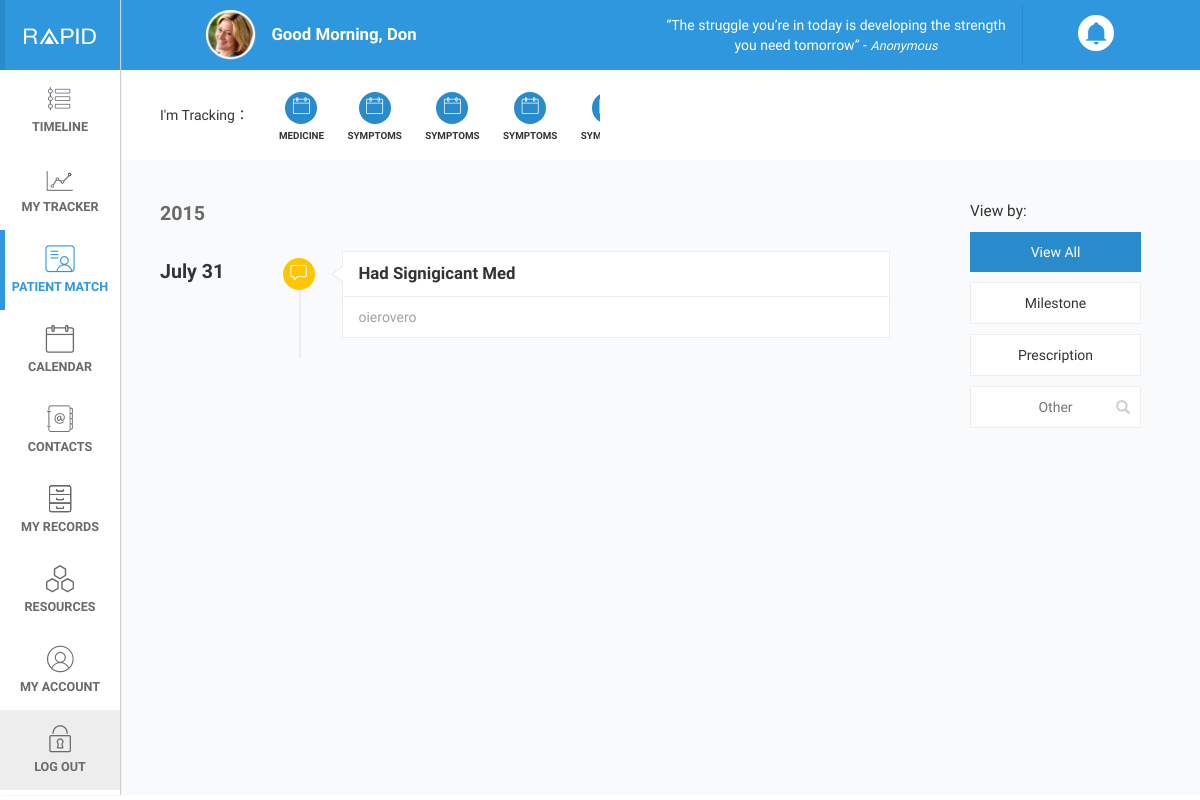
The page /match/view_timeline/1 (signed in) on the database its author committed.
### Jamyarrow/apps/core/models.py (models this page shows, shortened)
class Patient(models.Model):
	LUNG = 'L'
	BREAST = 'B'
	COLORECTUM = 'C'
	PROSTATE = 'P'
	STOMACH = 'S'
	LIVER = 'I'
	KIDNEY = 'K'
	CANCER_TYPES = (
		(LUNG, 'Lung'),
		(BREAST, 'Breast'),
		(COLORECTUM, 'Colorectum'),
		(PROSTATE, 'Prostate'),
		(STOMACH, 'Stomach'),
		(LIVER, 'Liver'),
		(KIDNEY, 'Kidney'),
	)
	user = models.ForeignKey(User)
	name = models.CharField(max_length=50)
	phone = models.CharField(max_length=20)
	age = models.IntegerField(default=30)
	cancer_type = models.CharField(max_length=1,
									choices=CANCER_TYPES)
	cancer_stage = models.IntegerField(default=1)
	case_match_tour = models.BooleanField(default=False)
	profile_visible = models.BooleanField(default=True)
	contact_visible = models.BooleanField(default=True)
	category_visible = models.BooleanField(default=False)
	doctor_visible = models.BooleanField(default=False)
	timeline_visible = models.BooleanField(default=True)
	milestone_visible = models.BooleanField(default=True)
	test_result_visible = models.BooleanField(default=False)
	appointment_visible = models.BooleanField(default=False)
	prescription_visible = models.BooleanField(default=False)
	my_event_visible = models.BooleanField(default=False)

class TimelineEvent(models.Model):
	MILESTONE = 'MS'
	TEST_RESULT = 'TS'
	APPOINTMENT = 'AP'
	PRESCRIPTION = 'PS'
	MY_EVENT = 'ME'
	CATEGORY = (
		(MILESTONE, 'Milestone'),
		(TEST_RESULT, 'Test Result'),
		(APPOINTMENT, 'Appointment'),
		(PRESCRIPTION, 'Prescription'),
		(MY_EVENT, 'My Event'),
	)
	patient = models.ForeignKey(Patient)
	name = models.CharField(max_length=50)
	time = models.DateTimeField(default=timezone.now)
	description = models.TextField(blank=True)
	category = models.CharField(max_length=2, choices=CATEGORY)
	attachment = models.FileField(upload_to='timeline',blank=True)

### Jamyarrow/apps/match/views.py (the view)
# urls.py: url(r'^view_timeline/(?P<user_id>\d+)$', 'match.views.view_timeline', name="view_timeline"),
def view_timeline(request, user_id):
    context = {}
    patient = Patient.objects.get(user=request.user)
    context['patient'] = patient
    target = Patient.objects.get(id=user_id)
    context['target'] = target
    event_filter = {
        "MS": "milestone",
        "TS": "test-result",
        "AP": "appointment",
        "PS": "prescription",
        "ME": "my-event"
    }
    events = TimelineEvent.objects.filter(patient=target)
    events = sorted(events, key=lambda event: event.time, reverse=True)
    visible_events = []
    for event in events:
        event.category = event_filter[event.category]
        if (event.category == "milestone" and target.milestone_visible) or (event.category == "test-result" and target.test_result_visible) or (event.category == "appointment" and target.appointment_visible) or (event.category == "prescription" and target.prescription_visible) or (event.category == "my-event" and target.my_event_visible):
            visible_events.append(event)
    context['events'] = visible_events
    context['patient_match_active'] = True
    return render(request, 'match/timeline_template.html', context)

### Jamyarrow/apps/app_tags/templatetags/app_tags.py (called while the page is built)
@register.filter(name='firstname')
@stringfilter
def firstname(value): # Only one argument.
    return value.split()[0]

@register.filter(name='dateonly')
@stringfilter
def dateonly(value): # Only one argument.
    return value.split(",")[0]

### Jamyarrow/templates/match/timeline_template.html (shortened to what this page needs)
{% extends "site_base.html" %}
{% load staticfiles %}
{% load app_tags %}
{% block nav %}
{% include "_nav.html" %}
{% endblock %}
{% block container %}
    <div class="container">
        {% include "_topnav.html" %}
        <div class="timeline">
            <div class="timeline-info row">
                {% if target.category_visible %}
                <div class="timeline-info-content col-sm-11">
                    <p class="timeline-info-content-title vertical-center capitalized">I'm tracking：</p>
                    <div class="timeline-info-content-items">
                        <div class="timeline-info-content-item vertical-center">
                            <div class="timeline-info-tracker-icon center"><p class="icon-calendar larger-1"></p></div>
                            <p class="title-font uppercase smaller-3"><b>Medicine</b></p>
                        </div>
                        <div class="timeline-info-content-item vertical-center">
                            <div class="timeline-info-tracker-icon center"><p class="icon-calendar larger-1"></p></div>
                            <p class="title-font uppercase smaller-3"><b>Symptoms</b></p>
                        </div>
                        <div class="timeline-info-content-item vertical-center">
                            <div class="timeline-info-tracker-icon center"><p class="icon-calendar larger-1"></p></div>
                            <p class="title-font uppercase smaller-3"><b>Symptoms</b></p>
                        </div>
                        <div class="timeline-info-content-item vertical-center">
                            <div class="timeline-info-tracker-icon center"><p class="icon-calendar larger-1"></p></div>
                            <p class="title-font uppercase smaller-3"><b>Symptoms</b></p>
                        </div>
                        <div class="timeline-info-content-item vertical-center">
                            <div class="timeline-info-tracker-icon center"><p class="icon-calendar larger-1"></p></div>
                            <p class="title-font uppercase smaller-3"><b>Symptoms</b></p>
                        </div>
                    </div>
                </div>
                {% endif %}
            </div>
            {% if target.timeline_visible %}
                <div class="timeline-content row">
                    <div class="timeline-content-main col-sm-18">
                        <div class="timeline-content-item">
                            <div class="timeline-content-item-date no-mobile">
                                <p class="neutral-grey larger-2"><b>2015</b></p>
                            </div>
                        </div>
                        {% for event in events %}
                            <div class="timeline-content-item timeline-content-{{ event.category }}">
                                <div class="timeline-content-item-date no-mobile">
                                    <p class="larger-2"><b>{{ event.time | date | dateonly }}</b></p>
                                </div>
                                <div class="timeline-content-item-type center">
                                    <div class="timeline-content-item-type-wrap">
                                        <span class="icon-tips larger-1"></span>
                                    </div>
                                    <div class="timeline-content-item-connector-after"></div>
                                </div>
                                <div class="timeline-content-item-detail">
                                    <div class="timeline-content-item-detail-title">
                                        <p class="capitalized larger-1"><b>{{ event.name }}</b></p>
                                    </div>
                                    <div class="timeline-content-item-description text-grey">
                                        {{ event.description }}
                                    </div>
                                </div>
                            </div>
                        {% endfor %}
                        </div>
                    <div class="timeline-content-filter col-sm-6 no-mobile">
                        <p class="larger-0">View by:</p>
                        <div class="timeline-content-filter-list">
                            <button class="timeline-filter-all active">View All</button>
                            {% if target.milestone_visible %}
                            <button class="timeline-filter-milestone">Milestone</button>
                            {% endif %}
                            {% if target.prescription_visible %}
                            <button class="timeline-filter-prescription">Prescription</button>
                            {% endif %}
                            <div class="timeline-content-filter-search">
                                <input type="text" placeholder="Other">
                                <span class="timeline-content-filter-search-icon">
                                    <i class="glyphicon glyphicon-search"></i>
                                </span>
                            </div>
                        </div>
                    </div>
                </div>
            {% endif %}
        </div>
    </div>
{% endblock %}

### Jamyarrow/templates/_topnav.html (shortened to what this page needs)
{% load staticfiles %}
{% load app_tags %}
<div class="top-nav center">
    <div class="top-nav-greeting no-mobile">
        <img id="patient-image-topnav" class="vertical-center" src="{% static 'img/profile-jane.png' %}">
        <p class="capitalized white vertical-center title-font larger-1"><b>Good morning, {{ patient.name | firstname }}</b></p>
    </div>
    <div class="top-nav-quote no-mobile">
        <p class="white vertical-center">“The struggle you’re in today is developing the strength you need tomorrow” - <i class="light italic smaller-1"> Anonymous</i></p>
    </div>
    <div class="notification">
        <p class="notification-alert blue center"><span class="icon-alerts" id="alerts-icon"></span></p>
    </div>
</div>

### Jamyarrow/static/libs/icomoon/icomoon.css (style rules this page uses)
[class^="icon-"], [class*=" icon-"] { font-family: 'icomoon'; speak: none; font-style: normal; font-weight: normal; font-variant: normal; text-transform: none; line-height: 1; -webkit-font-smoothing: antialiased; -moz-osx-font-smoothing: grayscale; }
.icon-alerts:before { content: "\e601"; }
.icon-calendar:before { content: "\e603"; }
.icon-tips:before { content: "\e610"; }

### rows shown on the page
Patient: name|firstname "Don"
TimelineEvent: time "July 31", name "Had Signigicant Med", description "oierovero"
